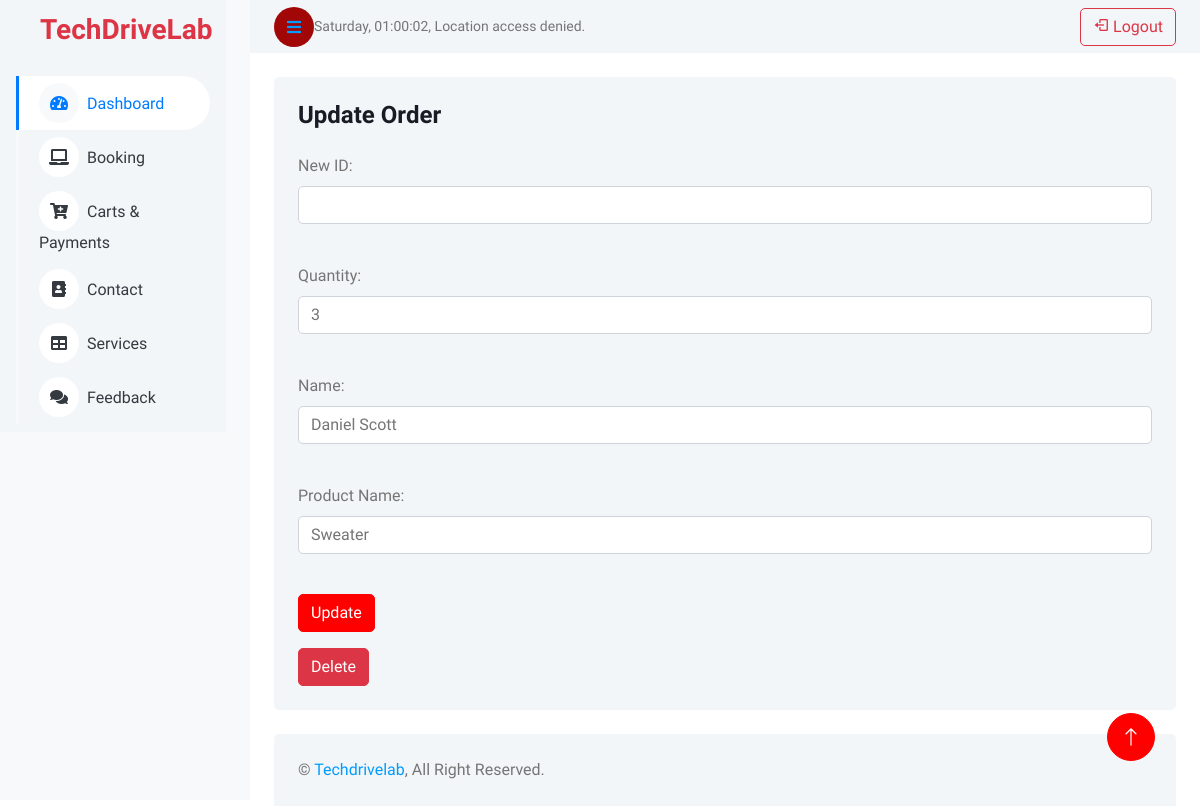
The page /techpanel/edit.php?id=3 on the database its author committed.
### tables this page shows
CREATE TABLE `cart_orders` (
  `ID` int(11) NOT NULL,
  `quantity` int(11) NOT NULL,
  `name` varchar(255) NOT NULL,
  `product_name` varchar(255) NOT NULL,
  `address` varchar(255) NOT NULL,
  `city` varchar(255) NOT NULL,
  `postal_code` varchar(20) NOT NULL,
  `country` varchar(255) NOT NULL,
  `card_name` varchar(100) NOT NULL,
  `card_number` varchar(16) NOT NULL,
  `expiry_date` date NOT NULL,
  `cvv` varchar(3) NOT NULL,
  `order_date` timestamp NOT NULL DEFAULT current_timestamp()
);

### techpanel/edit.php (the view, shortened to what this page needs)
<?php
include('header.php');
$servername = "localhost";
$username = "root";
$password = "";
$dbname = "techdrivelab";
$conn = new mysqli($servername, $username, $password, $dbname);
if (isset($_GET['id']) && is_numeric($_GET['id'])) {
    $id = intval($_GET['id']);
    $query = "SELECT * FROM cart_orders WHERE id = $id";
    $result = $conn->query($query);
    if ($result === false) {
        echo "<p class='text-danger'>SQL Error: " . $conn->error . "</p>";
    } elseif ($result->num_rows == 0) {
        echo "<p class='text-danger'>No record found with ID: $id</p>";
    } else {
        $row = $result->fetch_assoc();
    }
}
?>
<div class="container-fluid pt-4 px-4">
    <div class="bg-light rounded p-4">
        <h4 class="mb-4">Update Order</h4>
        <form action="" method="post">
            <div class="form-group">
                <label for="new_id">New ID:</label>
                <input type="text" name="new_id" id="new_id" value="<?php echo htmlspecialchars($row['id'] ?? ''); ?>" class="form-control" required>
            </div>
            <br>
            <div class="form-group">
                <label for="quantity">Quantity:</label>
                <input type="text" name="quantity" id="quantity" value="<?php echo htmlspecialchars($row['quantity'] ?? ''); ?>" class="form-control" required>
            </div>
            <br>
            <div class="form-group">
                <label for="name">Name:</label>
                <input type="text" name="name" id="name" value="<?php echo htmlspecialchars($row['name'] ?? ''); ?>" class="form-control" required>
            </div>
            <br>
            <div class="form-group">
                <label for="product_name">Product Name:</label>
                <input type="text" name="product_name" id="product_name" value="<?php echo htmlspecialchars($row['product_name'] ?? ''); ?>" class="form-control" required>
            </div>
            <br>
            <button type="submit" class="btn btn-primary">Update</button>
        </form>
        <form action="" method="post" onsubmit="return confirm('Are you sure you want to delete this record?');" class="mt-3">
            <button type="submit" name="delete" class="btn btn-danger">Delete</button>
        </form>
    </div>
</div>
<?php
include('footer.php');
?>

### techpanel/css/style.css (style rules this page uses)
:root { --bs-blue: #FF0000; --bs-primary: #FF0000; }
.btn-primary { background-color: red; border-color: red; }
.btn { transition: .5s; }
.btn.btn-primary { color: #FFFFFF; }

### techpanel/edit.php (style rules this page uses)
.container-fluid { animation: fadeIn 0.5s ease forwards; }

### rows shown on the page
cart_orders: quantity "3", name "Daniel Scott", product_name "Sweater"
